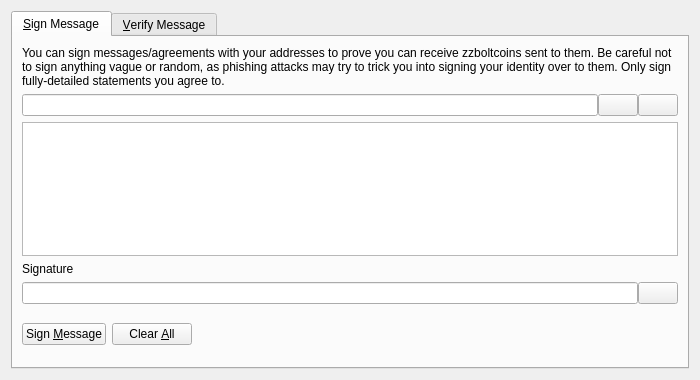
<?xml version="1.0" encoding="UTF-8"?>
<ui version="4.0">
 <class>SignVerifyMessageDialog</class>
 <widget class="QDialog" name="SignVerifyMessageDialog">
  <property name="geometry">
   <rect>
    <x>0</x>
    <y>0</y>
    <width>700</width>
    <height>380</height>
   </rect>
  </property>
  <property name="windowTitle">
   <string>Signatures - Sign / Verify a Message</string>
  </property>
  <property name="modal">
   <bool>true</bool>
  </property>
  <layout class="QVBoxLayout" name="verticalLayout">
   <item>
    <widget class="QTabWidget" name="tabWidget">
     <property name="currentIndex">
      <number>0</number>
     </property>
     <widget class="QWidget" name="tabSignMessage">
      <attribute name="title">
       <string>&amp;Sign Message</string>
      </attribute>
      <layout class="QVBoxLayout" name="verticalLayout_SM">
       <item>
        <widget class="QLabel" name="infoLabel_SM">
         <property name="text">
          <string>You can sign messages/agreements with your addresses to prove you can receive zzboltcoins sent to them. Be careful not to sign anything vague or random, as phishing attacks may try to trick you into signing your identity over to them. Only sign fully-detailed statements you agree to.</string>
         </property>
         <property name="textFormat">
          <enum>Qt::PlainText</enum>
         </property>
         <property name="wordWrap">
          <bool>true</bool>
         </property>
        </widget>
       </item>
       <item>
        <layout class="QHBoxLayout" name="horizontalLayout_1_SM">
         <property name="spacing">
          <number>0</number>
         </property>
         <item>
          <widget class="QValidatedLineEdit" name="addressIn_SM">
           <property name="toolTip">
            <string>The zzboltcoin address to sign the message with</string>
           </property>
          </widget>
         </item>
         <item>
          <widget class="QPushButton" name="addressBookButton_SM">
           <property name="toolTip">
            <string>Choose previously used address</string>
           </property>
           <property name="text">
            <string/>
           </property>
           <property name="icon">
            <iconset resource="../bitcoin.qrc">
             <normaloff>:/icons/address-book</normaloff>:/icons/address-book</iconset>
           </property>
           <property name="shortcut">
            <string>Alt+A</string>
           </property>
           <property name="autoDefault">
            <bool>false</bool>
           </property>
          </widget>
         </item>
         <item>
          <widget class="QPushButton" name="pasteButton_SM">
           <property name="toolTip">
            <string>Paste address from clipboard</string>
           </property>
           <property name="text">
            <string/>
           </property>
           <property name="icon">
            <iconset resource="../bitcoin.qrc">
             <normaloff>:/icons/editpaste</normaloff>:/icons/editpaste</iconset>
           </property>
           <property name="shortcut">
            <string>Alt+P</string>
           </property>
           <property name="autoDefault">
            <bool>false</bool>
           </property>
          </widget>
         </item>
        </layout>
       </item>
       <item>
        <widget class="QPlainTextEdit" name="messageIn_SM">
         <property name="toolTip">
          <string>Enter the message you want to sign here</string>
         </property>
        </widget>
       </item>
       <item>
        <widget class="QLabel" name="signatureLabel_SM">
         <property name="text">
          <string>Signature</string>
         </property>
         <property name="textFormat">
          <enum>Qt::PlainText</enum>
         </property>
        </widget>
       </item>
       <item>
        <layout class="QHBoxLayout" name="horizontalLayout_2_SM">
         <property name="spacing">
          <number>0</number>
         </property>
         <item>
          <widget class="QLineEdit" name="signatureOut_SM">
           <property name="font">
            <font>
             <italic>true</italic>
            </font>
           </property>
           <property name="readOnly">
            <bool>true</bool>
           </property>
          </widget>
         </item>
         <item>
          <widget class="QPushButton" name="copySignatureButton_SM">
           <property name="toolTip">
            <string>Copy the current signature to the system clipboard</string>
           </property>
           <property name="text">
            <string/>
           </property>
           <property name="icon">
            <iconset resource="../bitcoin.qrc">
             <normaloff>:/icons/editcopy</normaloff>:/icons/editcopy</iconset>
           </property>
           <property name="autoDefault">
            <bool>false</bool>
           </property>
          </widget>
         </item>
        </layout>
       </item>
       <item>
        <layout class="QHBoxLayout" name="horizontalLayout_3_SM">
         <item>
          <widget class="QPushButton" name="signMessageButton_SM">
           <property name="toolTip">
            <string>Sign the message to prove you own this zzboltcoin address</string>
           </property>
           <property name="text">
            <string>Sign &amp;Message</string>
           </property>
           <property name="icon">
            <iconset resource="../bitcoin.qrc">
             <normaloff>:/icons/edit</normaloff>:/icons/edit</iconset>
           </property>
           <property name="autoDefault">
            <bool>false</bool>
           </property>
          </widget>
         </item>
         <item>
          <widget class="QPushButton" name="clearButton_SM">
           <property name="toolTip">
            <string>Reset all sign message fields</string>
           </property>
           <property name="text">
            <string>Clear &amp;All</string>
           </property>
           <property name="icon">
            <iconset resource="../bitcoin.qrc">
             <normaloff>:/icons/remove</normaloff>:/icons/remove</iconset>
           </property>
           <property name="autoDefault">
            <bool>false</bool>
           </property>
          </widget>
         </item>
         <item>
          <spacer name="horizontalSpacer_1_SM">
           <property name="orientation">
            <enum>Qt::Horizontal</enum>
           </property>
           <property name="sizeHint" stdset="0">
            <size>
             <width>40</width>
             <height>48</height>
            </size>
           </property>
          </spacer>
         </item>
         <item>
          <widget class="QLabel" name="statusLabel_SM">
           <property name="font">
            <font>
             <weight>75</weight>
             <bold>true</bold>
            </font>
           </property>
           <property name="text">
            <string/>
           </property>
           <property name="wordWrap">
            <bool>true</bool>
           </property>
          </widget>
         </item>
         <item>
          <spacer name="horizontalSpacer_2_SM">
           <property name="orientation">
            <enum>Qt::Horizontal</enum>
           </property>
           <property name="sizeHint" stdset="0">
            <size>
             <width>40</width>
             <height>48</height>
            </size>
           </property>
          </spacer>
         </item>
        </layout>
       </item>
      </layout>
     </widget>
     <widget class="QWidget" name="tabVerifyMessage">
      <attribute name="title">
       <string>&amp;Verify Message</string>
      </attribute>
      <layout class="QVBoxLayout" name="verticalLayout_VM">
       <item>
        <widget class="QLabel" name="infoLabel_VM">
         <property name="text">
          <string>Enter the receiver's address, message (ensure you copy line breaks, spaces, tabs, etc. exactly) and signature below to verify the message. Be careful not to read more into the signature than what is in the signed message itself, to avoid being tricked by a man-in-the-middle attack. Note that this only proves the signing party receives with the address, it cannot prove sendership of any transaction!</string>
         </property>
         <property name="textFormat">
          <enum>Qt::PlainText</enum>
         </property>
         <property name="alignment">
          <set>Qt::AlignLeading|Qt::AlignLeft|Qt::AlignTop</set>
         </property>
         <property name="wordWrap">
          <bool>true</bool>
         </property>
        </widget>
       </item>
       <item>
        <layout class="QHBoxLayout" name="horizontalLayout_1_VM">
         <property name="spacing">
          <number>0</number>
         </property>
         <item>
          <widget class="QValidatedLineEdit" name="addressIn_VM">
           <property name="toolTip">
            <string>The zzboltcoin address the message was signed with</string>
           </property>
          </widget>
         </item>
         <item>
          <widget class="QPushButton" name="addressBookButton_VM">
           <property name="toolTip">
            <string>Choose previously used address</string>
           </property>
           <property name="text">
            <string/>
           </property>
           <property name="icon">
            <iconset resource="../bitcoin.qrc">
             <normaloff>:/icons/address-book</normaloff>:/icons/address-book</iconset>
           </property>
           <property name="shortcut">
            <string>Alt+A</string>
           </property>
           <property name="autoDefault">
            <bool>false</bool>
           </property>
          </widget>
         </item>
        </layout>
       </item>
       <item>
        <widget class="QPlainTextEdit" name="messageIn_VM"/>
       </item>
       <item>
        <widget class="QValidatedLineEdit" name="signatureIn_VM"/>
       </item>
       <item>
        <layout class="QHBoxLayout" name="horizontalLayout_2_VM">
         <item>
          <widget class="QPushButton" name="verifyMessageButton_VM">
           <property name="toolTip">
            <string>Verify the message to ensure it was signed with the specified zzboltcoin address</string>
           </property>
           <property name="text">
            <string>Verify &amp;Message</string>
           </property>
           <property name="icon">
            <iconset resource="../bitcoin.qrc">
             <normaloff>:/icons/transaction_0</normaloff>:/icons/transaction_0</iconset>
           </property>
           <property name="autoDefault">
            <bool>false</bool>
           </property>
          </widget>
         </item>
         <item>
          <widget class="QPushButton" name="clearButton_VM">
           <property name="toolTip">
            <string>Reset all verify message fields</string>
           </property>
           <property name="text">
            <string>Clear &amp;All</string>
           </property>
           <property name="icon">
            <iconset resource="../bitcoin.qrc">
             <normaloff>:/icons/remove</normaloff>:/icons/remove</iconset>
           </property>
           <property name="autoDefault">
            <bool>false</bool>
           </property>
          </widget>
         </item>
         <item>
          <spacer name="horizontalSpacer_1_VM">
           <property name="orientation">
            <enum>Qt::Horizontal</enum>
           </property>
           <property name="sizeHint" stdset="0">
            <size>
             <width>40</width>
             <height>48</height>
            </size>
           </property>
          </spacer>
         </item>
         <item>
          <widget class="QLabel" name="statusLabel_VM">
           <property name="font">
            <font>
             <weight>75</weight>
             <bold>true</bold>
            </font>
           </property>
           <property name="text">
            <string/>
           </property>
           <property name="wordWrap">
            <bool>true</bool>
           </property>
          </widget>
         </item>
         <item>
          <spacer name="horizontalSpacer_2_VM">
           <property name="orientation">
            <enum>Qt::Horizontal</enum>
           </property>
           <property name="sizeHint" stdset="0">
            <size>
             <width>40</width>
             <height>48</height>
            </size>
           </property>
          </spacer>
         </item>
        </layout>
       </item>
      </layout>
     </widget>
    </widget>
   </item>
  </layout>
 </widget>
 <customwidgets>
  <customwidget>
   <class>QValidatedLineEdit</class>
   <extends>QLineEdit</extends>
   <header>qvalidatedlineedit.h</header>
  </customwidget>
 </customwidgets>
 <resources>
  <include location="../bitcoin.qrc"/>
 </resources>
 <connections/>
</ui>
